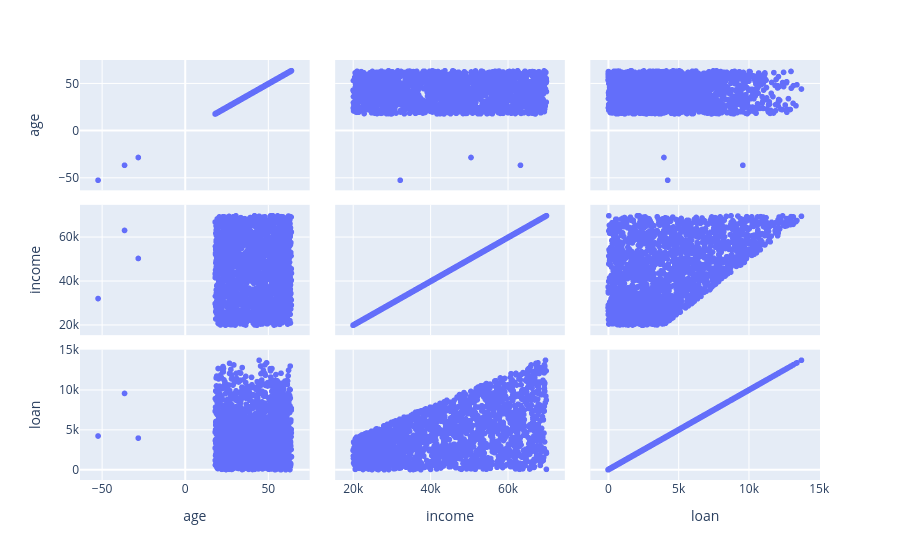

The code cell stored with this chart in its notebook:
### Code cell
grafico = px.scatter_matrix(base_credit, dimensions=['age', 'income', 'loan'])
grafico.show()

### Figure 1 — Plotly figure (JSON) as saved in the notebook; plotly's stock layout.template omitted (floating-point values rounded to 4 significant figures; data arrays with more than 128 entries replaced by an {"elided": "..."} marker saying what was removed)
{"data": [{"dimensions": [{"axis": {"matches": true}, "label": "age", "values": {"elided": "2000 float values"}}, {"axis": {"matches": true}, "label": "income", "values": {"elided": "2000 float values"}}, {"axis": {"matches": true}, "label": "loan", "values": {"elided": "2000 float values"}}], "hovertemplate": "%{xaxis.title.text}=%{x}<br>%{yaxis.title.text}=%{y}<extra></extra>", "legendgroup": "", "marker": {"color": "#636efa", "symbol": "circle"}, "name": "", "showlegend": false, "type": "splom"}], "layout": {"dragmode": "select", "legend": {"tracegroupgap": 0}, "margin": {"t": 60}}}
